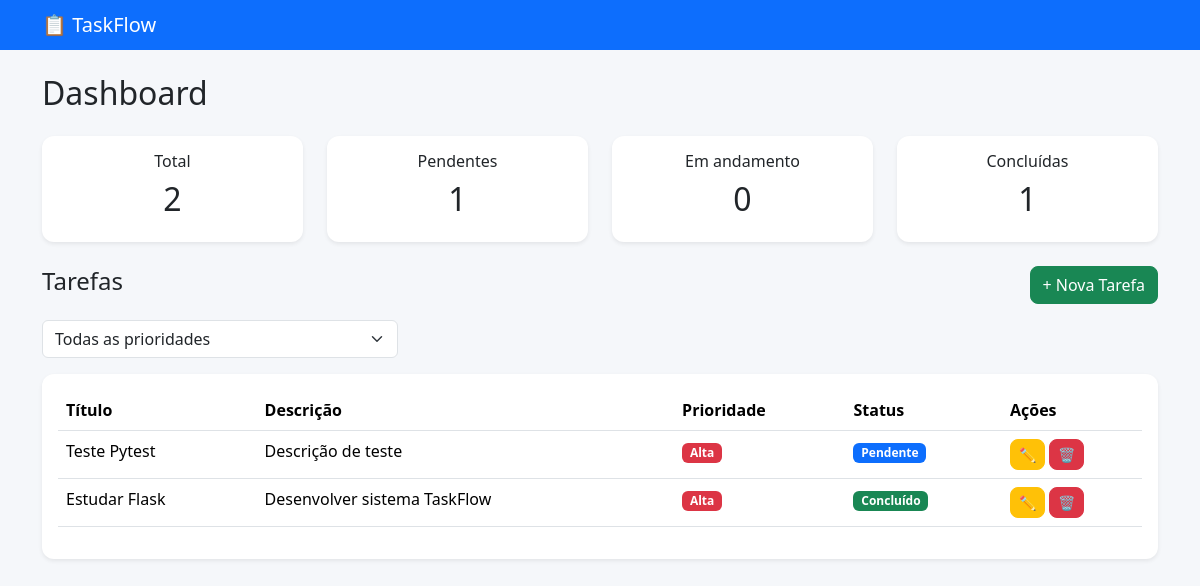
The app's page /dashboard, older data.
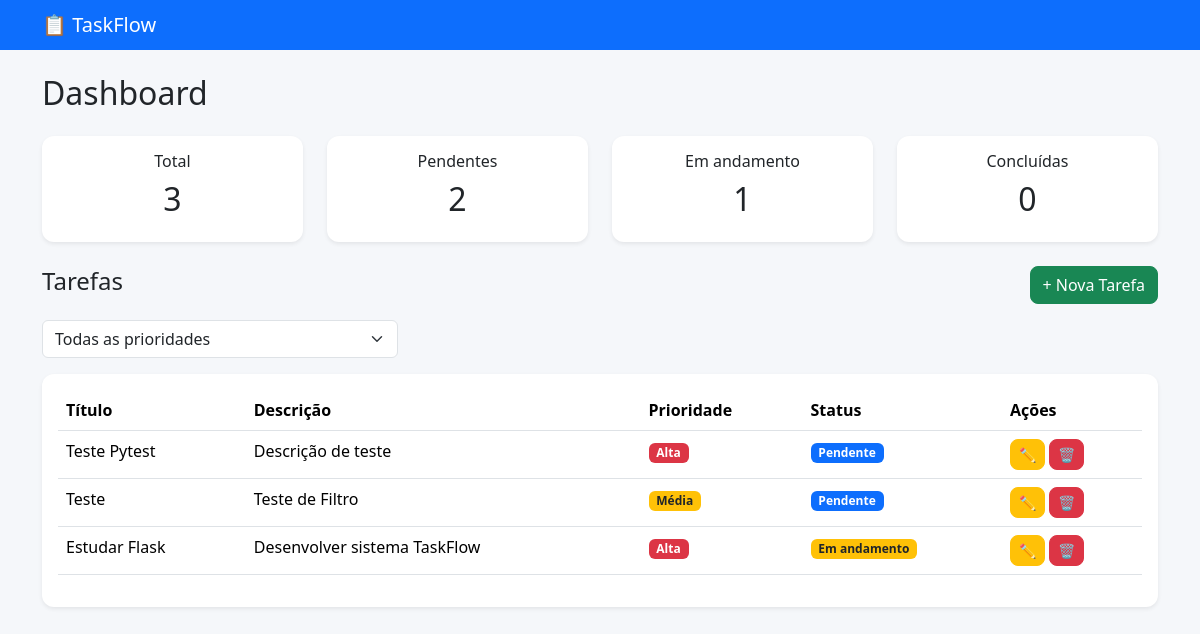
The same page, newer data.
### tables this page shows
CREATE TABLE tasks (
            id INTEGER PRIMARY KEY AUTOINCREMENT,
            title TEXT NOT NULL,
            description TEXT,
            priority TEXT NOT NULL,
            status TEXT NOT NULL
        );

### src/routes.py (the view)
    @app.route("/dashboard")
    def dashboard():
        priority = request.args.get("priority")
        if priority:
            tasks = get_tasks_by_priority(priority)
        else:
            tasks = get_all_tasks()
        stats = get_dashboard_stats()
        return render_template(
            "dashboard.html",
            tasks=tasks,
            stats=stats,
            selected_priority=priority
        )

### src/database.py (called while the page is built)
def get_connection():
    connection = sqlite3.connect(Config.DATABASE)
    connection.row_factory = sqlite3.Row
    return connection

### src/services.py (called while the page is built)
def get_all_tasks():
    conn = get_connection()
    tasks = conn.execute(
        """
        SELECT *
        FROM tasks
        ORDER BY id DESC
        """
    ).fetchall()
    conn.close()
    return tasks

def get_dashboard_stats():
    conn = get_connection()
    total = conn.execute(
        "SELECT COUNT(*) FROM tasks"
    ).fetchone()[0]
    pending = conn.execute(
        "SELECT COUNT(*) FROM tasks WHERE status='Pendente'"
    ).fetchone()[0]
    progress = conn.execute(
        "SELECT COUNT(*) FROM tasks WHERE status='Em andamento'"
    ).fetchone()[0]
    completed = conn.execute(
        "SELECT COUNT(*) FROM tasks WHERE status='Concluído'"
    ).fetchone()[0]
    conn.close()
    return {
        "total": total,
        "pending": pending,
        "progress": progress,
        "completed": completed
    }

### templates/dashboard.html (shortened to what this page needs)
{% extends 'base.html' %}
{% block content %}
<h2 class="mb-4">Dashboard</h2>
<div class="row mb-4">
    <div class="col-md-3">
        <div class="card text-center shadow-sm">
            <div class="card-body">
                <h6>Total</h6>
                <h2>{{ stats.total }}</h2>
            </div>
        </div>
    </div>
    <div class="col-md-3">
        <div class="card text-center shadow-sm">
            <div class="card-body">
                <h6>Pendentes</h6>
                <h2>{{ stats.pending }}</h2>
            </div>
        </div>
    </div>
    <div class="col-md-3">
        <div class="card text-center shadow-sm">
            <div class="card-body">
                <h6>Em andamento</h6>
                <h2>{{ stats.progress }}</h2>
            </div>
        </div>
    </div>
    <div class="col-md-3">
        <div class="card text-center shadow-sm">
            <div class="card-body">
                <h6>Concluídas</h6>
                <h2>{{ stats.completed }}</h2>
            </div>
        </div>
    </div>
</div>
<div class="d-flex justify-content-between align-items-center mb-3">
    <h4>Tarefas</h4>
    <a href="/new" class="btn btn-success">
        + Nova Tarefa
    </a>
</div>
<form method="GET" action="/dashboard" class="mb-3">
    <div class="row">
        <div class="col-md-4">
            <select
                name="priority"
                class="form-select"
                onchange="this.form.submit()">
                <option value="">Todas as prioridades</option>
            </select>
        </div>
    </div>
</form>
<div class="card shadow-sm">
    <div class="card-body">
        {% if tasks %}
        <table class="table table-hover">
            <thead>
                <tr>
                    <th>Título</th>
                    <th>Descrição</th>
                    <th>Prioridade</th>
                    <th>Status</th>
                    <th width="140">Ações</th>
                </tr>
            </thead>
            <tbody>
            {% for task in tasks %}
            <tr>
                <td>{{ task.title }}</td>
                <td>{{ task.description }}</td>
                <td>
                    {% if task.priority == "Alta" %}
                        <span class="badge bg-danger">
                            {{ task.priority }}
                        </span>
                    {% elif task.priority == "Média" %}
                        <span class="badge bg-warning text-dark">
                            {{ task.priority }}
                        </span>
                    {% else %}
                        <span class="badge bg-success">
                            {{ task.priority }}
                        </span>
                    {% endif %}
                </td>
                <td>
                    {% if task.status == "Concluído" %}
                        <span class="badge bg-success">
                            {{ task.status }}
                        </span>
                    {% elif task.status == "Em andamento" %}
                        <span class="badge bg-warning text-dark">
                            {{ task.status }}
                        </span>
                    {% else %}
                        <span class="badge bg-primary">
                            {{ task.status }}
                        </span>
                    {% endif %}
                </td>
                <td>
                    <a
                        href="/edit/{{ task.id }}"
                        class="btn btn-warning btn-sm">
                        ✏️
                    </a>
                    <a
                        href="/delete/{{ task.id }}"
                        class="btn btn-danger btn-sm"
                        onclick="return confirm('Deseja realmente excluir esta tarefa?');">
                        🗑️
                    </a>
                </td>
            </tr>
            {% endfor %}
            </tbody>
        </table>
        {% else %}
        <div class="alert alert-info">
            Nenhuma tarefa encontrada para esta prioridade.
        </div>
        {% endif %}
    </div>
</div>
{% endblock %}

### templates/base.html (shortened to what this page needs)
<!DOCTYPE html>
<html lang="pt-BR">
<head>
    <link href="https://cdn.jsdelivr.net/npm/bootstrap@5.3.3/dist/css/bootstrap.min.css" rel="stylesheet">
    <link rel="stylesheet"
          href="{{ url_for('static', filename='css/style.css') }}">
</head>
<body>
<nav class="navbar navbar-dark bg-primary">
    <div class="container">
        <span class="navbar-brand mb-0 h1">
            📋 TaskFlow
        </span>
    </div>
</nav>
<div class="container mt-4">
    {% block content %}
    {% endblock %}
</div>
</body>
</html>

### static/css/style.css (style rules this page uses)
body { background:#f5f7fa; }
.card { border:none; border-radius:12px; }
.btn { border-radius:8px; }
table { background:white; }

Row changes from the older to the newer data that the page shows:
added tasks: title "Teste", description "Teste de Filtro", priority "Média", status "Pendente"
changed tasks "Estudar Flask": status "Concluído" → "Em andamento"
Text that changed along with them:
{{ stats.total }}: "2" → "3"
{{ stats.pending }}: "1" → "2"
{{ stats.progress }}: "0" → "1"
{{ stats.completed }}: "1" → "0"
